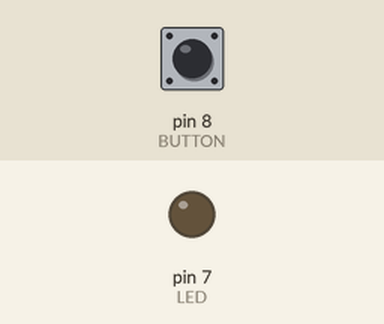
Simulated run of this sketch. Board: Arduino Uno, built with avr-gcc and run on an emulated ATmega328P. On the bench: output pins drawn as LEDs (lit = HIGH). The inputs (shaded band) are chosen by the test bench; at power-on: pin 8 (BUTTON) LOW.

Above: at 1.2 s.
1.3 s: pin 8 (BUTTON) pulled HIGH for 0.15 s
At 2.5 s:
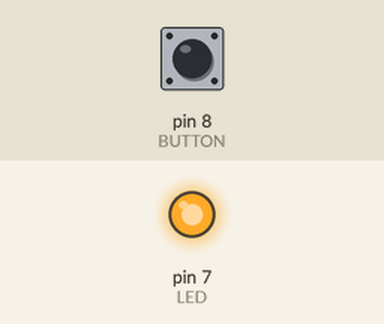
2.9 s: pin 8 (BUTTON) pulled HIGH for 1 s
At 3.7 s:
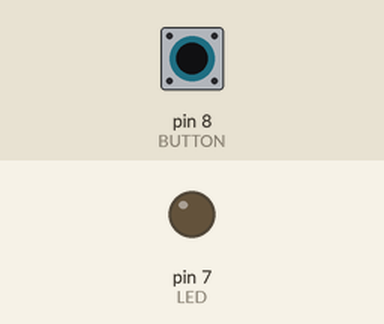
5.4 s: pin 8 (BUTTON) pulled HIGH for 3.2 s
At 6.8 s:
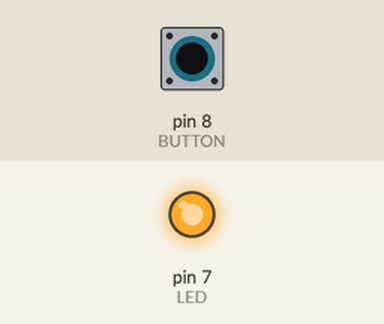
Timing chart, 0 to 8.4 s (numbered marks = the images above; inputs shaded):
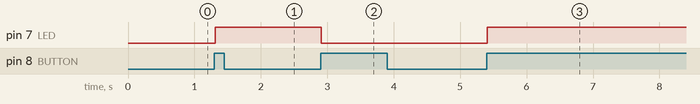

The sketch:

example_button+led.ino
```cpp
int LED = 7; //led 포트 번호 7
int BUTTON = 8; //button(switch) 포트 번호 8

int button_flag = 0; //버튼 입력 변화 상황 값 저장
int change_flag = 0; //이전 상황 값 저장

int led_state = 0; //led 점등 여부 상황 값 저장

void setup() {
  pinMode(LED, OUTPUT);
  pinMode(BUTTON, INPUT); //기본이 풀업저항 (누를때 0)
}

void loop() {

  button_flag = digitalRead(BUTTON); //버튼 상태 저장

  if((button_flag == HIGH) && (change_flag == LOW)){ //버튼 입력이 있을 때
    led_state = 1 - led_state; //풀업저항이므로, 누를때(0) led_state = 1 되도록 함
    delay(10); //바운싱 현상 방지를 위한 딜레이
  }

  change_flag = button_flag; // 이전 값 저장

  if(led_state == 1){
    digitalWrite(LED, HIGH); //led_state가 1일때 LED 켜기
  }else{
    digitalWrite(LED, LOW); //led_state가 0일때 LED 끄기
  }

}
```

Measured:
- after the input at 1.3 s, pin 7 (LED): LOW → HIGH at once
- after the input at 2.9 s, pin 7 (LED): HIGH → LOW at once
- after the input at 5.4 s, pin 7 (LED): LOW → HIGH at once
